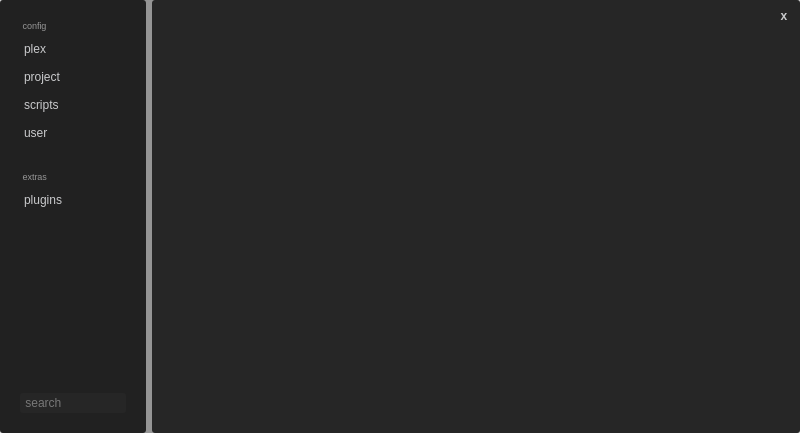
<?xml version="1.0" encoding="UTF-8"?>
<ui version="4.0">
 <class>MainWindow</class>
 <widget class="QMainWindow" name="MainWindow">
  <property name="geometry">
   <rect>
    <x>0</x>
    <y>0</y>
    <width>800</width>
    <height>433</height>
   </rect>
  </property>
  <property name="windowTitle">
   <string>MainWindow</string>
  </property>
  <property name="styleSheet">
   <string notr="true">QWidget{
	border-radius: 3px;
    color: rgb(201, 202, 204);
	background-color: rgba(38, 38, 38, 20%); 
	selection-background-color: rgb(1, 79, 131);
}

QLineEdit{
	color: rgb(200, 200, 200); 
}

QListWidget::item:selected
{
   color: rgb(235, 235, 235);
   background-color: rgb(61, 120, 200);
}

QPushButton { 
	border: 2px;
    border-color: rgb(33, 33, 33);
	border-radius: 3px;
   background-color: rgb(38, 38, 38); 
}

QPushButton:hover {
	border-radius: 3px;
    color: rgb(49, 49, 49); 
	background-color: rgb(200, 184, 86); 
}

QLabel:hover {
	border-radius: 3px;
    color: rgb(49, 49, 49); 
	background-color: rgb(200, 184, 86); 
}

QToolTip { 
	border-radius: 5px;
	background-color: rgb(33, 33, 33);
	color: rgb(241, 241, 241);
	border: black solid 1px;
}

QLineEdit {
	border: 5px;
	border-color: rgb(255, 255, 255);
	selection-color: rgb(179, 179, 179);
	background-color: rgb(138, 138, 138); 
}</string>
  </property>
  <widget class="QWidget" name="centralwidget">
   <layout class="QHBoxLayout" name="horizontalLayout_4" stretch="0">
    <property name="leftMargin">
     <number>0</number>
    </property>
    <property name="topMargin">
     <number>0</number>
    </property>
    <property name="rightMargin">
     <number>0</number>
    </property>
    <property name="bottomMargin">
     <number>0</number>
    </property>
    <item>
     <layout class="QHBoxLayout" name="horizontalLayout" stretch="0,1">
      <property name="spacing">
       <number>6</number>
      </property>
      <property name="topMargin">
       <number>0</number>
      </property>
      <property name="rightMargin">
       <number>0</number>
      </property>
      <item>
       <widget class="QWidget" name="wgMenu" native="true">
        <property name="minimumSize">
         <size>
          <width>130</width>
          <height>20</height>
         </size>
        </property>
        <property name="layoutDirection">
         <enum>Qt::LeftToRight</enum>
        </property>
        <property name="styleSheet">
         <string notr="true">QWidget{
    background-color: rgb(33, 33, 33); 
}

QPushButton {
	text-align:left;
	padding-left: 4px;
}

QPushButton:hover {
	border-radius: 3px;
    color: rgb(49, 49, 49); 
	background-color: rgb(200, 184, 86); 
	text-align:left;
	padding-left: 4px;
}
</string>
        </property>
        <layout class="QVBoxLayout" name="verticalLayout">
         <property name="spacing">
          <number>28</number>
         </property>
         <property name="leftMargin">
          <number>20</number>
         </property>
         <property name="topMargin">
          <number>20</number>
         </property>
         <property name="rightMargin">
          <number>20</number>
         </property>
         <property name="bottomMargin">
          <number>20</number>
         </property>
         <item>
          <layout class="QVBoxLayout" name="verticalLayout_3">
           <property name="spacing">
            <number>8</number>
           </property>
           <property name="topMargin">
            <number>0</number>
           </property>
           <item>
            <widget class="QLabel" name="label">
             <property name="enabled">
              <bool>false</bool>
             </property>
             <property name="font">
              <font>
               <pointsize>7</pointsize>
              </font>
             </property>
             <property name="styleSheet">
              <string notr="true"> color: rgb(150, 150, 150);</string>
             </property>
             <property name="text">
              <string> config</string>
             </property>
            </widget>
           </item>
           <item>
            <widget class="QPushButton" name="btnPlex">
             <property name="minimumSize">
              <size>
               <width>0</width>
               <height>20</height>
              </size>
             </property>
             <property name="font">
              <font>
               <pointsize>9</pointsize>
              </font>
             </property>
             <property name="layoutDirection">
              <enum>Qt::LeftToRight</enum>
             </property>
             <property name="text">
              <string>plex</string>
             </property>
             <property name="shortcut">
              <string>1</string>
             </property>
             <property name="flat">
              <bool>false</bool>
             </property>
            </widget>
           </item>
           <item>
            <widget class="QPushButton" name="btnProject">
             <property name="minimumSize">
              <size>
               <width>0</width>
               <height>20</height>
              </size>
             </property>
             <property name="font">
              <font>
               <pointsize>9</pointsize>
              </font>
             </property>
             <property name="text">
              <string>project</string>
             </property>
             <property name="shortcut">
              <string>2</string>
             </property>
            </widget>
           </item>
           <item>
            <widget class="QPushButton" name="btnScripts">
             <property name="minimumSize">
              <size>
               <width>0</width>
               <height>20</height>
              </size>
             </property>
             <property name="font">
              <font>
               <pointsize>9</pointsize>
              </font>
             </property>
             <property name="text">
              <string>scripts</string>
             </property>
             <property name="shortcut">
              <string>3</string>
             </property>
            </widget>
           </item>
           <item>
            <widget class="QPushButton" name="btnUser">
             <property name="minimumSize">
              <size>
               <width>0</width>
               <height>20</height>
              </size>
             </property>
             <property name="font">
              <font>
               <pointsize>9</pointsize>
              </font>
             </property>
             <property name="text">
              <string>user</string>
             </property>
             <property name="shortcut">
              <string>4</string>
             </property>
            </widget>
           </item>
          </layout>
         </item>
         <item>
          <layout class="QVBoxLayout" name="verticalLayout_4">
           <property name="spacing">
            <number>8</number>
           </property>
           <property name="bottomMargin">
            <number>0</number>
           </property>
           <item>
            <widget class="QLabel" name="label_6">
             <property name="enabled">
              <bool>false</bool>
             </property>
             <property name="font">
              <font>
               <pointsize>7</pointsize>
              </font>
             </property>
             <property name="styleSheet">
              <string notr="true"> color: rgb(150, 150, 150);</string>
             </property>
             <property name="text">
              <string> extras</string>
             </property>
            </widget>
           </item>
           <item>
            <widget class="QPushButton" name="btnPlugins">
             <property name="minimumSize">
              <size>
               <width>0</width>
               <height>20</height>
              </size>
             </property>
             <property name="font">
              <font>
               <pointsize>9</pointsize>
              </font>
             </property>
             <property name="text">
              <string>plugins</string>
             </property>
             <property name="shortcut">
              <string>5</string>
             </property>
            </widget>
           </item>
          </layout>
         </item>
         <item>
          <spacer name="verticalSpacer">
           <property name="orientation">
            <enum>Qt::Vertical</enum>
           </property>
           <property name="sizeHint" stdset="0">
            <size>
             <width>20</width>
             <height>40</height>
            </size>
           </property>
          </spacer>
         </item>
         <item>
          <widget class="QLineEdit" name="edtSearch">
           <property name="minimumSize">
            <size>
             <width>100</width>
             <height>20</height>
            </size>
           </property>
           <property name="styleSheet">
            <string notr="true">background-color: rgb(38, 38, 38);
border-radius: 3px;
selection-background-color: rgb(50, 50, 50);

</string>
           </property>
           <property name="placeholderText">
            <string> search</string>
           </property>
          </widget>
         </item>
        </layout>
       </widget>
      </item>
      <item>
       <widget class="QWidget" name="wgContent" native="true">
        <property name="styleSheet">
         <string notr="true">QWidget{
	background-color: rgb(38, 38, 38); 
}

QPushButton:hover {
	border-radius: 3px;
    color: rgb(49, 49, 49); 
	background-color: rgb(200, 184, 86); 
}</string>
        </property>
        <layout class="QVBoxLayout" name="verticalLayout_6" stretch="0,1">
         <property name="topMargin">
          <number>0</number>
         </property>
         <property name="rightMargin">
          <number>0</number>
         </property>
         <item>
          <layout class="QHBoxLayout" name="horizontalLayout_3">
           <property name="topMargin">
            <number>6</number>
           </property>
           <property name="rightMargin">
            <number>6</number>
           </property>
           <item>
            <spacer name="horizontalSpacer">
             <property name="orientation">
              <enum>Qt::Horizontal</enum>
             </property>
             <property name="sizeHint" stdset="0">
              <size>
               <width>40</width>
               <height>20</height>
              </size>
             </property>
            </spacer>
           </item>
           <item>
            <widget class="QPushButton" name="btnCancel">
             <property name="minimumSize">
              <size>
               <width>20</width>
               <height>20</height>
              </size>
             </property>
             <property name="font">
              <font>
               <weight>75</weight>
               <bold>true</bold>
              </font>
             </property>
             <property name="text">
              <string>x</string>
             </property>
             <property name="iconSize">
              <size>
               <width>20</width>
               <height>20</height>
              </size>
             </property>
             <property name="shortcut">
              <string>Esc</string>
             </property>
             <property name="flat">
              <bool>false</bool>
             </property>
            </widget>
           </item>
          </layout>
         </item>
         <item>
          <layout class="QVBoxLayout" name="layContent">
           <item>
            <spacer name="verticalSpacer_2">
             <property name="orientation">
              <enum>Qt::Vertical</enum>
             </property>
             <property name="sizeHint" stdset="0">
              <size>
               <width>20</width>
               <height>40</height>
              </size>
             </property>
            </spacer>
           </item>
          </layout>
         </item>
        </layout>
       </widget>
      </item>
     </layout>
    </item>
   </layout>
  </widget>
 </widget>
 <resources>
  <include location="../../img/img.qrc"/>
 </resources>
 <connections/>
</ui>
